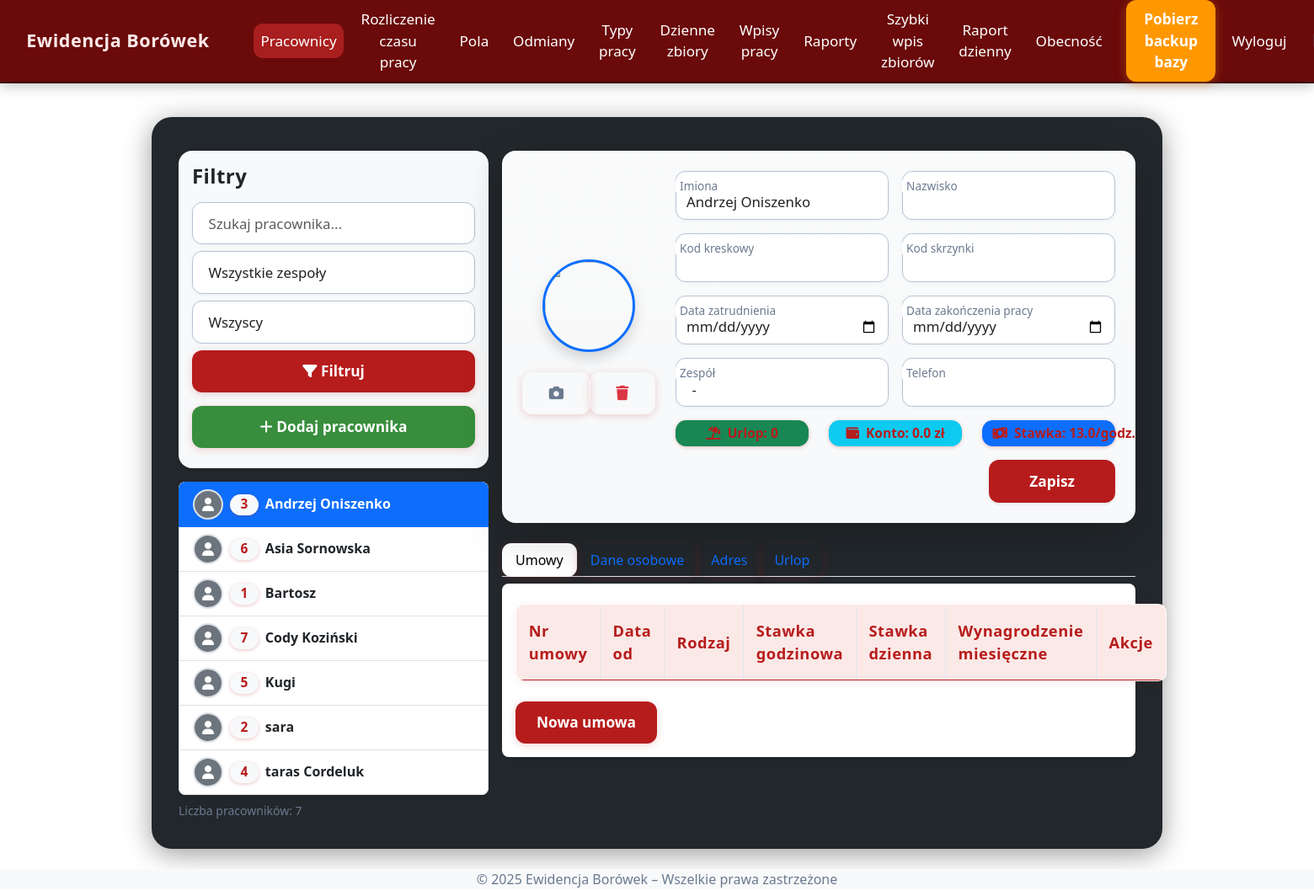
Page /employees?selected_id=3 (signed in) on the committed database.
### models.py (models this page shows)
class Employee(db.Model):
    id = db.Column(db.Integer, primary_key=True)
    external_id = db.Column(db.String(30), unique=True)
    name = db.Column(db.String(100), nullable=False)
    external_id = db.Column(db.String(50))
    hourly_rate = db.Column(db.Float, nullable=False, default=0.0)
    piece_rate = db.Column(db.Float, nullable=False, default=0.0)
    is_active = db.Column(db.Boolean, default=True)
    entries = db.relationship('Entry', backref='employee', lazy=True, cascade="all, delete-orphan")
    harvests = db.relationship('DailyHarvest', backref='employee', lazy=True, cascade="all, delete-orphan")
    team = db.Column(db.String(64), nullable=True)

### app.py (the view)
@app.route('/employees')
@login_required
def employees():
    q = request.args.get('q', '').strip()
    team = request.args.get('team', '')
    status = request.args.get('status', '')
    selected_id = request.args.get('selected_id', type=int)
    teams = db.session.query(Employee.team).distinct().all()
    teams = [t[0] for t in teams if t[0]]
    query = Employee.query
    if q:
        query = query.filter(Employee.name.ilike(f"%{q}%"))
    if team:
        query = query.filter(Employee.team == team)
    if status == 'active':
        query = query.filter(Employee.is_active == True)
    elif status == 'inactive':
        query = query.filter(Employee.is_active == False)
    employees = query.order_by(Employee.name).all()
    employee = None
    if selected_id:
        employee = Employee.query.get(selected_id)
    return render_template(
        'employees.html',
        employees=employees,
        employee=employee,
        selected_id=selected_id,
        teams=teams
    )

### app.py (called while the page is built)
@app.context_processor
def inject_now():
    return {'current_year': datetime.now().year}

@app.context_processor
def inject_now():
    return {'current_year': datetime.now().year}

@login_manager.user_loader
def load_user(user_id):
    return User.query.get(int(user_id))

### templates/employees.html (shortened to what this page needs)
{% extends "base.html" %}
{% block content %}
<div class="section-box">
  <div class="row g-3">
    <div class="col-lg-4 col-md-5">
      <div class="card mb-3 shadow-sm border-0 rounded-4 bg-light">
        <div class="card-body">
          <h4 class="card-title mb-3">Filtry</h4>
          <form method="get" class="mb-3 d-flex flex-column gap-2">
            <input type="text" name="q" class="form-control" placeholder="Szukaj pracownika..." value="{{ request.args.get('q', '') }}">
            <select name="team" class="form-select">
              <option value="">Wszystkie zespoły</option>
            </select>
            <select name="status" class="form-select">
              <option value="">Wszyscy</option>
            </select>
            <button type="submit" class="btn btn-primary"><i class="fas fa-filter"></i> Filtruj</button>
          </form>
          <a href="{{ url_for('add_employee') }}" class="btn btn-success w-100 mb-2"><i class="fas fa-plus"></i> Dodaj pracownika</a>
        </div>
      </div>
      <div class="list-group shadow-sm rounded-3 bg-white" style="max-height: 475px; overflow-y: auto;">
        {% for emp in employees %}
        <a href="{{ url_for('employees', selected_id=emp.id) }}" class="list-group-item list-group-item-action d-flex align-items-center gap-2 py-2 px-3 {% if emp.id==selected_id %}active border-primary{% endif %}">
          {% if emp.photo_url %}
            <img src="{{ emp.photo_url }}" alt="Zdjęcie" class="rounded-circle border border-2 border-primary" style="width:36px;height:36px;object-fit:cover;">
          {% else %}
            <span class="rounded-circle bg-secondary d-inline-flex justify-content-center align-items-center border border-2" style="width:36px;height:36px;color:#fff;"> <i class="fas fa-user"></i> </span>
          {% endif %}
          <span>
            <span class="badge bg-light text-dark me-1">{{ emp.external_id or emp.id }}</span>
            <span class="fw-semibold">{{ emp.name }}</span>
          </span>
        </a>
        {% endfor %}
      </div>
      <div class="mt-2 text-muted small">Liczba pracowników: {{ employees|length }}</div>
    </div>
    <div class="col-lg-8 col-md-7">
      {% if employee %}
      <form method="post" enctype="multipart/form-data" class="employee-card">
        <div class="card shadow-lg border-0 rounded-4 mb-4 p-4 bg-gradient bg-light">
          <div class="row align-items-center g-4">
            <div class="col-md-3 text-center">
              <img src="{{ employee.photo_url or url_for('static', filename='avatar_placeholder.png') }}"
                class="rounded-circle border border-3 border-primary mb-3 shadow"
                style="width: 110px; height:110px; object-fit:cover; transition: box-shadow 0.3s;"
                onmouseover="this.style.boxShadow='0 0 0 8px #bbdefb';"
                onmouseout="this.style.boxShadow='';">
              <div class="btn-group w-100 mt-2" role="group">
                <label class="btn btn-outline-secondary btn-sm">
                  <i class="fas fa-camera"></i>
                </label>
                <form method="post" action="{{ url_for('delete_employee', employee_id=employee.id) }}" style="display:inline;">
                  <button type="submit" class="btn btn-outline-danger btn-sm" onclick="return confirm('Na pewno usunąć pracownika?');">
                    <i class="fas fa-trash"></i>
                  </button>
                </form>
              </div>
            </div>
            <div class="col-md-9">
              <div class="row g-3 mb-3">
                <div class="col-md-6 form-floating">
                  <input type="text" class="form-control" id="name" name="name" value="{{ employee.name }}">
                  <label for="name">Imiona</label>
                </div>
                <div class="col-md-6 form-floating">
                  <input type="text" class="form-control" id="surname" name="surname" value="{{ employee.surname }}">
                  <label for="surname">Nazwisko</label>
                </div>
                <div class="col-md-6 form-floating">
                  <input type="text" class="form-control" id="barcode" name="barcode" value="{{ employee.barcode }}">
                  <label for="barcode">Kod kreskowy</label>
                </div>
                <div class="col-md-6 form-floating">
                  <input type="text" class="form-control" id="box_barcode" name="box_barcode" value="{{ employee.box_barcode }}">
                  <label for="box_barcode">Kod skrzynki</label>
                </div>
                <div class="col-md-6 form-floating">
                  <input type="date" class="form-control" id="hire_date" name="hire_date" value="{{ employee.hire_date }}">
                  <label for="hire_date">Data zatrudnienia</label>
                </div>
                <div class="col-md-6 form-floating">
                  <input type="date" class="form-control" id="end_date" name="end_date" value="{{ employee.end_date }}">
                  <label for="end_date">Data zakończenia pracy</label>
                </div>
                <div class="col-md-6 form-floating">
                  <select class="form-select" id="team" name="team">
                    <option value="">-</option>
                  </select>
                  <label for="team">Zespół</label>
                </div>
                <div class="col-md-6 form-floating">
                  <input type="text" class="form-control" id="phone" name="phone" value="{{ employee.phone }}">
                  <label for="phone">Telefon</label>
                </div>
              </div>
              <div class="row mb-3">
                <div class="col-4">
                  <span class="badge bg-success w-100 py-2"><i class="fas fa-umbrella-beach me-1"></i> Urlop: {{ employee.vacation_days or 0 }}</span>
                </div>
                <div class="col-4">
                  <span class="badge bg-info w-100 py-2"><i class="fas fa-wallet me-1"></i> Konto: {{ employee.account_balance or 0.00 }} zł</span>
                </div>
                <div class="col-4">
                  <span class="badge bg-primary w-100 py-2"><i class="fas fa-money-bill-wave me-1"></i> Stawka: {{ employee.hourly_rate or '0.00' }}/godz.</span>
                </div>
              </div>
              <div class="mt-3 text-end">
                <button type="submit" class="btn btn-lg btn-primary px-5 shadow-sm">Zapisz</button>
              </div>
            </div>
          </div>
        </div>
        <ul class="nav nav-tabs mt-4" id="empTab" role="tablist">
          <li class="nav-item" role="presentation">
            <button class="nav-link active" id="umowy-tab" data-bs-toggle="tab" data-bs-target="#umowy" type="button" role="tab">Umowy</button>
          </li>
          <li class="nav-item" role="presentation">
            <button class="nav-link" id="osobowe-tab" data-bs-toggle="tab" data-bs-target="#osobowe" type="button" role="tab">Dane osobowe</button>
          </li>
          <li class="nav-item" role="presentation">
            <button class="nav-link" id="adres-tab" data-bs-toggle="tab" data-bs-target="#adres" type="button" role="tab">Adres</button>
          </li>
          <li class="nav-item" role="presentation">
            <button class="nav-link" id="urlop-tab" data-bs-toggle="tab" data-bs-target="#urlop" type="button" role="tab">Urlop</button>
          </li>
        </ul>
        <div class="tab-content bg-white mt-2 p-3 rounded-3 shadow-sm" id="empTabContent">
          <div class="tab-pane fade show active" id="umowy" role="tabpanel">
            <table class="table table-sm table-striped table-bordered table-custom mt-2">
              <thead>
                <tr>
                  <th>Nr umowy</th>
                  <th>Data od</th>
                  <th>Rodzaj</th>
                  <th>Stawka godzinowa</th>
                  <th>Stawka dzienna</th>
                  <th>Wynagrodzenie miesięczne</th>
                  <th>Akcje</th>
                </tr>
              </thead>
            </table>
            <button class="btn btn-primary btn-sm mt-2">Nowa umowa</button>
          </div>
        </div>
      </form>
      {% else %}
        <div class="alert alert-info mt-4">Wybierz pracownika z listy po lewej, aby zobaczyć szczegóły.</div>
      {% endif %}
    </div>
  </div>
</div>
{% endblock %}

### static/style.css (style rules this page uses)
body { font-family: 'Segoe UI', Tahoma, Geneva, Verdana, sans-serif; background-color: #f8f9fa; color: #343a40; transition: background 0.3s, color 0.3s; }
:root { --bg: #ffffff; --text: #222222; --navbar: #6a0a0a; --footer: #f8f9fa; --tile: #8D0707; --tile-hover: #ad1d1d; --tile-shadow: 0 4px 24px #0002; --tile-glow: 0 0 12px #d32f2f88; }
body { background: var(--bg); color: var(--text); }
.section-box { max-width: 1200px; margin: 40px auto 0 auto; background: #22272b; border-radius: 24px; box-shadow: 0 6px 32px #0006; padding: 2.5rem 2rem 2.2rem 2rem; }
.table-custom { width: 100%; border-radius: 1.1rem; overflow: hidden; background: #22272b; box-shadow: 0 2px 12px #0003; font-size: 1.03rem; }
.table-custom th, .table-custom td { padding: 0.7rem 0.75rem; border: none; }
.table-custom thead th { background: #1c1f23; color: #74ff74; font-weight: 700; border-bottom: 2px solid #222; }

### static/custom.css (style rules this page uses)
body { min-height: 100vh; background: linear-gradient(135deg, #b71c1c 0%, #ff5252 100%); color: #23272f; font-family: 'Segoe UI', 'Arial', sans-serif; }
.table, .table-bordered, .table-striped { background: #fff !important; border-radius: 10px !important; box-shadow: 0 2px 12px #b71c1c11; color: #212c3b !important; border: 1px solid #e1e6ef !important; }
.table th, .table td { border: 1px solid #e1e6ef !important; padding: 0.95em 0.8em !important; vertical-align: middle; font-size: 1.07em; color: #212c3b !important; font-weight: 500; background: #fff !important; }
.table thead th { background: #fbe9e7 !important; color: #b71c1c !important; font-size: 1.11em; font-weight: 700; letter-spacing: 0.03em; border-bottom: 2.5px solid #b71c1c !important; }
h1, h2, h3, h4, h5 { color: #b71c1c; font-weight: 800; letter-spacing: 0.4px; margin-bottom: 1.1rem; text-shadow: 0 2px 10px #fff3; }
label, .text-muted, .text-secondary, .muted, .secondary, small { color: #6b7a90 !important; opacity: 1 !important; font-weight: 500; }
.form-control, .form-select { border-radius: 0.7em !important; border: 1.4px solid #b6c2d1; background: #fff !important; color: #222 !important; box-shadow: 0 1px 4px #b6c2d122; padding: 0.7em 1.1em; font-size: 1.05em; transition: border-color 0.12s, box-shadow 0.12s, background 0.12s; }
input[type="date"].form-control, input[type="number"].form-control { min-width: 110px; color-scheme: light; }
.btn, button, .btn-primary, .btn-success, .btn-danger, .btn-info, .btn-secondary { border-radius: 0.7em !important; font-weight: 700; font-size: 1.08em; box-shadow: 0 2px 10px #b71c1c33; border: none !important; transition: background 0.15s, color 0.15s, box-shadow 0.09s; padding: 0.7em 1.45em; }
.btn-primary, .btn-danger { background: #b71c1c; color: #fff !important; }
.btn-success { background: #388e3c; color: #fff !important; }
.badge, .form-check-input:checked + .form-check-label::before { background: #ffebee; color: #b71c1c !important; font-weight: 600; border-radius: 0.8em; padding: 0.3em 0.8em; font-size: 0.97em; box-shadow: 0 1px 4px #b71c1c44; }

### templates/base.html (style rules this page uses)
:root { --bg: #ffffff; --text: #222222; --navbar: #6a0a0a; --footer: #f8f9fa; }
body { background: var(--bg); color: var(--text); transition: background 0.3s, color 0.3s; }

### rows in the picture
Employee: id "3", name "Andrzej Oniszenko", hourly_rate "13.0"
Employee: id "6", name "Asia Sornowska"
Employee: id "1", name "Bartosz"
Employee: id "7", name "Cody Koziński"
Employee: id "5", name "Kugi"
Employee: id "2", name "sara"
Employee: id "4", name "taras Cordeluk"

### other values in the picture
{{ employees|length }} "7"
{{ employee.vacation_days or 0 }} "0"
{{ employee.account_balance or 0.00 }} "0.0"
